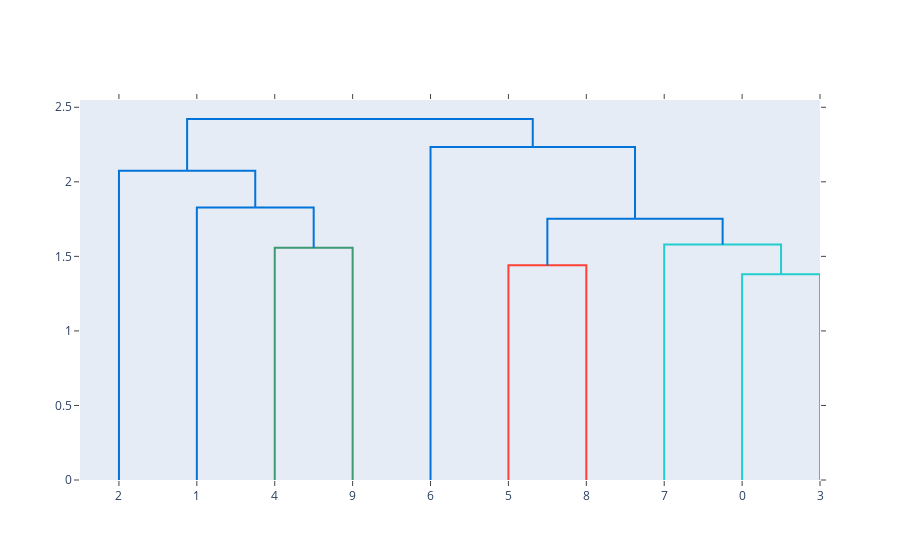

Notebook code cell kept with this figure:
### Code cell
import plotly.figure_factory as ff
import numpy as np 

x=np.random.rand(10,20)

fig=ff.create_dendrogram(x)
fig.show()

### Figure 1 — Plotly figure (JSON) as saved in the notebook; plotly's stock layout.template omitted (floating-point values rounded to 4 significant figures)
{"data": [{"hoverinfo": "text", "marker": {"color": "rgb(61,153,112)"}, "mode": "lines", "type": "scatter", "x": [25, 25, 35, 35], "xaxis": "x", "y": [0, 1.557, 1.557, 0], "yaxis": "y"}, {"hoverinfo": "text", "marker": {"color": "rgb(0,116,217)"}, "mode": "lines", "type": "scatter", "x": [15, 15, 30, 30], "xaxis": "x", "y": [0, 1.828, 1.828, 1.557], "yaxis": "y"}, {"hoverinfo": "text", "marker": {"color": "rgb(0,116,217)"}, "mode": "lines", "type": "scatter", "x": [5, 5, 22.5, 22.5], "xaxis": "x", "y": [0, 2.074, 2.074, 1.828], "yaxis": "y"}, {"hoverinfo": "text", "marker": {"color": "rgb(255,65,54)"}, "mode": "lines", "type": "scatter", "x": [55, 55, 65, 65], "xaxis": "x", "y": [0, 1.44, 1.44, 0], "yaxis": "y"}, {"hoverinfo": "text", "marker": {"color": "rgb(35,205,205)"}, "mode": "lines", "type": "scatter", "x": [85, 85, 95, 95], "xaxis": "x", "y": [0, 1.379, 1.379, 0], "yaxis": "y"}, {"hoverinfo": "text", "marker": {"color": "rgb(35,205,205)"}, "mode": "lines", "type": "scatter", "x": [75, 75, 90, 90], "xaxis": "x", "y": [0, 1.579, 1.579, 1.379], "yaxis": "y"}, {"hoverinfo": "text", "marker": {"color": "rgb(0,116,217)"}, "mode": "lines", "type": "scatter", "x": [60, 60, 82.5, 82.5], "xaxis": "x", "y": [1.44, 1.752, 1.752, 1.579], "yaxis": "y"}, {"hoverinfo": "text", "marker": {"color": "rgb(0,116,217)"}, "mode": "lines", "type": "scatter", "x": [45, 45, 71.25, 71.25], "xaxis": "x", "y": [0, 2.234, 2.234, 1.752], "yaxis": "y"}, {"hoverinfo": "text", "marker": {"color": "rgb(0,116,217)"}, "mode": "lines", "type": "scatter", "x": [13.75, 13.75, 58.12, 58.12], "xaxis": "x", "y": [2.074, 2.421, 2.421, 2.234], "yaxis": "y"}], "layout": {"autosize": false, "height": null, "hovermode": "closest", "showlegend": false, "width": null, "xaxis": {"mirror": "allticks", "rangemode": "tozero", "showgrid": false, "showline": true, "showticklabels": true, "tickmode": "array", "ticks": "outside", "ticktext": ["2", "1", "4", "9", "6", "5", "8", "7", "0", "3"], "tickvals": [5, 15, 25, 35, 45, 55, 65, 75, 85, 95], "type": "linear", "zeroline": false}, "yaxis": {"mirror": "allticks", "rangemode": "tozero", "showgrid": false, "showline": true, "showticklabels": true, "ticks": "outside", "type": "linear", "zeroline": false}}}
